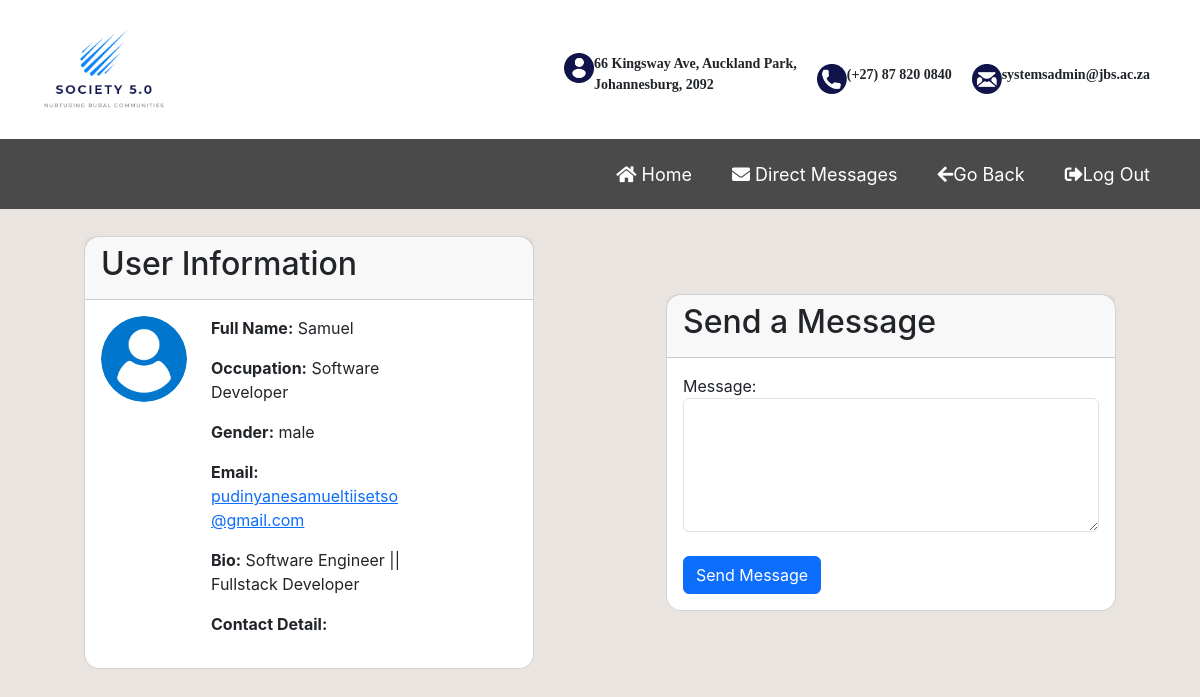
Page /selectedUserProfile/1 on the committed database.
### tables this page shows
CREATE TABLE User (
        userId INTEGER PRIMARY KEY,
        first_name TEXT NOT NULL,
        last_name TEXT NOT NULL,
        date_of_birth DATE,
        gender TEXT,
        email TEXT UNIQUE NOT NULL,
        occupation TEXT,
        bio TEXT,
        contact_details TEXT,
        home_address TEXT,
        postal_code TEXT,
        password TEXT NOT NULL,
        images TEXT
    );

### application.py (the view, shortened to what this page needs)
@app.route("/selectedUserProfile/<int:user_id>", methods=["GET", "POST"])
def selectedUserProfile(user_id):
    user = selectAllfromUser_with_Id(user_id)
    sender_id = session.get("user_id")  # Using .get() to avoid KeyError if "user_id" is not in session
    sender_data = selectAllfromUser_with_Id(sender_id)
    reply_to = request.args.get("reply_to")
    return render_template("selectedUserProfile.html",sender_id=sender_id, user=user, sender_data=sender_data)

### user.py (called while the page is built)
def selectAllfromUser_with_Id(id):
    query="""SELECT * from User WHERE userId=?"""
    conn = sqlite3.connect('blog.db')
    cursor = conn.cursor()
    try:
        cursor.execute(query,(id,))
        user = cursor.fetchone()
        if user:
            column=[column[0] for column in cursor.description]
            user_dict=dict(zip(column,user))
            user=user_dict
            return user
    except sqlite3.Error as e:
        print('Error: ',e)
    finally:
        conn.close()

### templates/selectedUserProfile.html (shortened to what this page needs)
{% extends "base.html" %}
{% block buttons %}
  <ul class="navbar-nav ml-auto">
    <li class="nav-item p-2">
        <a
         name=""
         type="buttton"
         class="btn btn-primary"
         href="#"
        >
         <i class="fas fa-home"></i>
         Home
        </a>
       </li>
       <li class="nav-item p-2">
         <a
         name=""
         type="button"
         class="btn btn-primary"
         href="{{ url_for('loadmessages') }}"
         ><i class="fas fa-envelope directMessages"></i> Direct
         Messages</a
       >
       </li>
    <li class="nav-item p-2">
      <a class="btn btn-primary" href="{{ url_for('post') }}"><i class="fas fa-arrow-left"></i>Go Back</a>
    </li>
    <li class="nav-item p-2">
      <a class="btn btn-primary" href="{{ url_for('logout') }}"><i class="fas fa-sign-out-alt"></i>Log Out</a>
    </li>
  </ul>
{% endblock buttons %}
{%block content%}
<br><br><br><br>
<div class="row mt-5">
    <div class="container content-div specific_user mt-5">
        <div class="col-md-6 card mt-4 content-container">
            <div class="card-header">
                <h2 class="card-title">User Information</h2>
            </div>
            <div class="card-body">
                <div class="container">
                    <div class="row">
                        <div class="col-md-3">
                            {% if not user['images'] %}
                            <img
                              src="../static/images/user.png"
                              class="img-fluid rounded-circle mb-3"
                              alt="User Image"
                            />
                            {% else %}
                            <img
                              src="../{{user.images}}"
                              class="img-fluid rounded-circle mb-3"
                              alt="User Image"
                            />
                            {% endif %}
                        </div>
                        <div class="col-md-6 conatiner">
                            <p><strong>Full Name:</strong> {{ user.first_name }} {{ user.surname }}</p>
                            <p><strong>Occupation:</strong> {{ user.occupation }}</p>
                            <p><strong>Gender:</strong> {{ user.gender }}</p>
                            <p><strong>Email:</strong><a href="mailto:{{ user.email }}"> {{ user.email }}</a></p>
                            <p><strong>Bio:</strong> {{ user.bio }}</p>
                            <p><strong>Contact Detail:</strong> {{ user.contact_detail }}</p>
                        </div>
                    </div>
                </div>
            </div>
        </div>
        <div class="col-md-4 card mt-4 content-container">
            <div class="card-header">
                <h2 class="card-title">Send a Message</h2>
            </div>
            <div class="card-body">
                <div class="container">
                    <div class="row">
                        <form action="/selectedUserProfile/{{ user.userId }}" method="post">
                            <div class="form-group">
                                <label for="message">Message:</label>
                                <textarea class="form-control" id="message" name="message" rows="5" required></textarea>
                            </div>
                            <br>
                            <button type="submit" class="btn btn-primary">{{ 'Reply' if reply_to else 'Send Message' }}</button>
                        </form>
                    </div>
                </div>
            </div>
        </div>
    </div>
</div>
{%endblock%}

### static/css/style.css (style rules this page uses)
body { font-family:'Inter'; padding: 10px; margin: 10px; background-color: #e9e4e0; justify-content: space-evenly; }
.card { margin-top: 15%; border-radius:15px; }
.content-div { overflow: auto; width: 50%; display: flex; flex-wrap: wrap; margin-top: 5%; }
.content-container { box-sizing: border-box; margin: 0 auto; width: 450px ; }
.specific_user { display:flex; justify-content: space-evenly; flex-wrap: wrap; width: 100%; }
.container { margin: 0 auto; justify-content: center; align-items: center; padding: 0; }
.container { padding: 0; }
.directMessages { animation: flash 1s infinite alternate, changeColor 1s infinite; text-decoration: none; }
.navbar-nav { justify-content: space-around; line-height: .025em; }
ul li .btn-primary { background-color: unset; border: unset; font-size: large; }
ul .nav-item { line-height: .05em; }

### rows in the picture
User: first_name "Samuel", occupation "Software Developer", gender "male", email "pudinyanesamueltiisetso@gmail.com", bio "Software Engineer || Fullstack Developer"

### other values in the picture
{{ 'Reply' if reply_to else 'Send Message' }} "Send Message"
